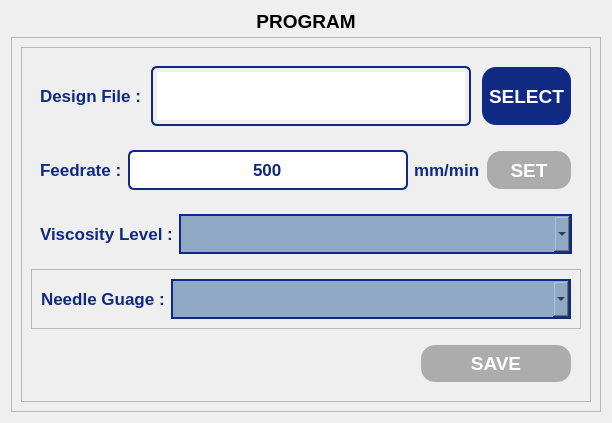
               <widget class="QWidget" name="programPage">
                <layout class="QVBoxLayout" name="verticalLayout_16">
                 <item>
                  <widget class="QLabel" name="page2Label">
                   <property name="minimumSize">
                    <size>
                     <width>0</width>
                     <height>20</height>
                    </size>
                   </property>
                   <property name="maximumSize">
                    <size>
                     <width>16777215</width>
                     <height>20</height>
                    </size>
                   </property>
                   <property name="font">
                    <font>
                     <pointsize>14</pointsize>
                     <bold>true</bold>
                    </font>
                   </property>
                   <property name="text">
                    <string>PROGRAM</string>
                   </property>
                   <property name="alignment">
                    <set>Qt::AlignmentFlag::AlignCenter</set>
                   </property>
                  </widget>
                 </item>
                 <item>
                  <widget class="QFrame" name="programFrame">
                   <property name="frameShape">
                    <enum>QFrame::Shape::StyledPanel</enum>
                   </property>
                   <property name="frameShadow">
                    <enum>QFrame::Shadow::Raised</enum>
                   </property>
                   <layout class="QVBoxLayout" name="verticalLayout_27" stretch="0">
                    <item>
                     <widget class="QFrame" name="progFrame">
                      <property name="frameShape">
                       <enum>QFrame::Shape::StyledPanel</enum>
                      </property>
                      <property name="frameShadow">
                       <enum>QFrame::Shadow::Raised</enum>
                      </property>
                      <layout class="QVBoxLayout" name="verticalLayout_28">
                       <item>
                        <widget class="QWidget" name="widget_10" native="true">
                         <layout class="QHBoxLayout" name="horizontalLayout_32" stretch="1,2,1">
                          <property name="spacing">
                           <number>10</number>
                          </property>
                          <property name="leftMargin">
                           <number>9</number>
                          </property>
                          <item>
                           <widget class="QLabel" name="label_8">
                            <property name="minimumSize">
                             <size>
                              <width>0</width>
                              <height>0</height>
                             </size>
                            </property>
                            <property name="maximumSize">
                             <size>
                              <width>120</width>
                              <height>16777215</height>
                             </size>
                            </property>
                            <property name="font">
                             <font>
                              <pointsize>13</pointsize>
                              <bold>true</bold>
                             </font>
                            </property>
                            <property name="styleSheet">
                             <string notr="true">QLabel {
    color: rgb(16, 42, 131);
}</string>
                            </property>
                            <property name="text">
                             <string>Design File :</string>
                            </property>
                           </widget>
                          </item>
                          <item>
                           <widget class="QTextEdit" name="pgmfileTextEdit">
                            <property name="sizePolicy">
                             <sizepolicy hsizetype="Expanding" vsizetype="Expanding">
                              <horstretch>0</horstretch>
                              <verstretch>0</verstretch>
                             </sizepolicy>
                            </property>
                            <property name="minimumSize">
                             <size>
                              <width>320</width>
                              <height>0</height>
                             </size>
                            </property>
                            <property name="maximumSize">
                             <size>
                              <width>16777215</width>
                              <height>60</height>
                             </size>
                            </property>
                            <property name="font">
                             <font>
                              <pointsize>13</pointsize>
                              <bold>true</bold>
                             </font>
                            </property>
                            <property name="styleSheet">
                             <string notr="true">QTextEdit {
    border: 2px solid #102a83;
    border-radius: 6px;       /* Optional: for rounded corners */
    padding: 4px;             /* Optional: inner spacing */
    color: #102a83;           /* Text color inside the line edit */
}</string>
                            </property>
                            <property name="lineWrapMode">
                             <enum>QTextEdit::LineWrapMode::NoWrap</enum>
                            </property>
                            <property name="readOnly">
                             <bool>true</bool>
                            </property>
                           </widget>
                          </item>
                          <item>
                           <widget class="QPushButton" name="pgmfilePushButton">
                            <property name="sizePolicy">
                             <sizepolicy hsizetype="Expanding" vsizetype="Expanding">
                              <horstretch>0</horstretch>
                              <verstretch>0</verstretch>
                             </sizepolicy>
                            </property>
                            <property name="maximumSize">
                             <size>
                              <width>350</width>
                              <height>60</height>
                             </size>
                            </property>
                            <property name="font">
                             <font>
                              <pointsize>14</pointsize>
                              <bold>true</bold>
                             </font>
                            </property>
                            <property name="styleSheet">
                             <string notr="true">QPushButton {
	color: rgb(255, 255, 255);	
	background-color: rgb(16, 42, 131);
	border-color: transparent;
	border-style: outset;
	border-radius: 15px;
	border-width: 2px;
	padding: 6px;
}

QPushButton:hover {
	color: rgb(16, 42, 131);
	background-color: rgb(167, 198, 229);
	border-color: rgb(16, 42, 131);
}

QPushButton:disabled {
	background-color: rgb(172, 172, 172);
}</string>
                            </property>
                            <property name="text">
                             <string>SELECT</string>
                            </property>
                           </widget>
                          </item>
                         </layout>
                        </widget>
                       </item>
                       <item>
                        <widget class="QWidget" name="widget_4" native="true">
                         <layout class="QHBoxLayout" name="horizontalLayout_41">
                          <item>
                           <widget class="QLabel" name="label_13">
                            <property name="maximumSize">
                             <size>
                              <width>130</width>
                              <height>16777215</height>
                             </size>
                            </property>
                            <property name="font">
                             <font>
                              <pointsize>13</pointsize>
                              <bold>true</bold>
                             </font>
                            </property>
                            <property name="styleSheet">
                             <string notr="true">QLabel {
    color: rgb(16, 42, 131);
}</string>
                            </property>
                            <property name="text">
                             <string>Feedrate :</string>
                            </property>
                           </widget>
                          </item>
                          <item>
                           <widget class="QLineEdit" name="pgmfeedLineEdit">
                            <property name="sizePolicy">
                             <sizepolicy hsizetype="Expanding" vsizetype="Expanding">
                              <horstretch>0</horstretch>
                              <verstretch>0</verstretch>
                             </sizepolicy>
                            </property>
                            <property name="minimumSize">
                             <size>
                              <width>280</width>
                              <height>40</height>
                             </size>
                            </property>
                            <property name="maximumSize">
                             <size>
                              <width>16777215</width>
                              <height>60</height>
                             </size>
                            </property>
                            <property name="font">
                             <font>
                              <pointsize>13</pointsize>
                              <bold>true</bold>
                             </font>
                            </property>
                            <property name="styleSheet">
                             <string notr="true">QLineEdit {
    border: 2px solid #102a83;
    border-radius: 6px;       /* Optional: for rounded corners */
    padding: 4px;             /* Optional: inner spacing */
    color: #102a83;           /* Text color inside the line edit */
}
</string>
                            </property>
                            <property name="text">
                             <string>500</string>
                            </property>
                            <property name="alignment">
                             <set>Qt::AlignmentFlag::AlignCenter</set>
                            </property>
                           </widget>
                          </item>
                          <item>
                           <widget class="QLabel" name="label_14">
                            <property name="minimumSize">
                             <size>
                              <width>0</width>
                              <height>0</height>
                             </size>
                            </property>
                            <property name="font">
                             <font>
                              <pointsize>13</pointsize>
                              <bold>true</bold>
                             </font>
                            </property>
                            <property name="styleSheet">
                             <string notr="true">QLabel {
    color: rgb(16, 42, 131);
}</string>
                            </property>
                            <property name="text">
                             <string>mm/min</string>
                            </property>
                           </widget>
                          </item>
                          <item>
                           <widget class="QPushButton" name="pgmfeedPushButton">
                            <property name="enabled">
                             <bool>false</bool>
                            </property>
                            <property name="sizePolicy">
                             <sizepolicy hsizetype="Expanding" vsizetype="Expanding">
                              <horstretch>0</horstretch>
                              <verstretch>0</verstretch>
                             </sizepolicy>
                            </property>
                            <property name="maximumSize">
                             <size>
                              <width>180</width>
                              <height>60</height>
                             </size>
                            </property>
                            <property name="font">
                             <font>
                              <pointsize>14</pointsize>
                              <bold>true</bold>
                             </font>
                            </property>
                            <property name="styleSheet">
                             <string notr="true">QPushButton {
	color: rgb(255, 255, 255);	
	background-color: rgb(16, 42, 131);
	border-color: transparent;
	border-style: outset;
	border-radius: 15px;
	border-width: 2px;
	padding: 6px;
}

QPushButton:hover {
	color: rgb(16, 42, 131);
	background-color: rgb(167, 198, 229);
	border-color: rgb(16, 42, 131);
}

QPushButton:disabled {
	background-color: rgb(172, 172, 172);
}</string>
                            </property>
                            <property name="text">
                             <string>SET</string>
                            </property>
                           </widget>
                          </item>
                         </layout>
                        </widget>
                       </item>
                       <item>
                        <widget class="QFrame" name="frame_12">
                         <layout class="QHBoxLayout" name="horizontalLayout_23" stretch="0,5">
                          <item>
                           <widget class="QLabel" name="label_25">
                            <property name="maximumSize">
                             <size>
                              <width>16777215</width>
                              <height>16777215</height>
                             </size>
                            </property>
                            <property name="font">
                             <font>
                              <pointsize>13</pointsize>
                              <bold>true</bold>
                             </font>
                            </property>
                            <property name="styleSheet">
                             <string notr="true">QLabel {
    color: rgb(16, 42, 131);
}</string>
                            </property>
                            <property name="text">
                             <string>Viscosity Level :</string>
                            </property>
                           </widget>
                          </item>
                          <item>
                           <widget class="QComboBox" name="viscositylevComboBox">
                            <property name="minimumSize">
                             <size>
                              <width>0</width>
                              <height>40</height>
                             </size>
                            </property>
                            <property name="maximumSize">
                             <size>
                              <width>16777215</width>
                              <height>60</height>
                             </size>
                            </property>
                            <property name="styleSheet">
                             <string notr="true">QComboBox {
	background-color: rgb(144, 170, 197);
    border: 2px solid rgb(16, 42, 131);
}

QComboBox QAbstractItemView {
	background-color: rgb(144, 170, 197);
	selection-background-color: #A0D0F0;
	color: rgb(16, 42, 131);
}</string>
                            </property>
                           </widget>
                          </item>
                         </layout>
                        </widget>
                       </item>
                       <item>
                        <widget class="QFrame" name="frame_3">
                         <property name="frameShape">
                          <enum>QFrame::Shape::StyledPanel</enum>
                         </property>
                         <property name="frameShadow">
                          <enum>QFrame::Shadow::Raised</enum>
                         </property>
                         <layout class="QHBoxLayout" name="horizontalLayout_51" stretch="0,5">
                          <item>
                           <widget class="QLabel" name="label_26">
                            <property name="maximumSize">
                             <size>
                              <width>16777215</width>
                              <height>16777215</height>
                             </size>
                            </property>
                            <property name="font">
                             <font>
                              <pointsize>13</pointsize>
                              <bold>true</bold>
                             </font>
                            </property>
                            <property name="styleSheet">
                             <string notr="true">QLabel {
    color: rgb(16, 42, 131);
}</string>
                            </property>
                            <property name="text">
                             <string>Needle Guage :</string>
                            </property>
                           </widget>
                          </item>
                          <item>
                           <widget class="QComboBox" name="needleguageComboBox">
                            <property name="minimumSize">
                             <size>
                              <width>0</width>
                              <height>40</height>
                             </size>
                            </property>
                            <property name="maximumSize">
                             <size>
                              <width>16777215</width>
                              <height>60</height>
                             </size>
                            </property>
                            <property name="styleSheet">
                             <string notr="true">QComboBox {
	background-color: rgb(144, 170, 197);
    border: 2px solid rgb(16, 42, 131);
}

QComboBox QAbstractItemView {
	background-color: rgb(144, 170, 197);
	selection-background-color: #A0D0F0;
	color: rgb(16, 42, 131);
}</string>
                            </property>
                           </widget>
                          </item>
                         </layout>
                        </widget>
                       </item>
                       <item>
                        <widget class="QWidget" name="widget_11" native="true">
                         <layout class="QHBoxLayout" name="horizontalLayout_49" stretch="5,2">
                          <item>
                           <spacer name="horizontalSpacer_5">
                            <property name="orientation">
                             <enum>Qt::Orientation::Horizontal</enum>
                            </property>
                            <property name="sizeHint" stdset="0">
                             <size>
                              <width>379</width>
                              <height>20</height>
                             </size>
                            </property>
                           </spacer>
                          </item>
                          <item>
                           <widget class="QPushButton" name="pgmsavePushButton">
                            <property name="enabled">
                             <bool>false</bool>
                            </property>
                            <property name="sizePolicy">
                             <sizepolicy hsizetype="Expanding" vsizetype="Expanding">
                              <horstretch>0</horstretch>
                              <verstretch>0</verstretch>
                             </sizepolicy>
                            </property>
                            <property name="maximumSize">
                             <size>
                              <width>16777215</width>
                              <height>60</height>
                             </size>
                            </property>
                            <property name="font">
                             <font>
                              <pointsize>14</pointsize>
                              <bold>true</bold>
                             </font>
                            </property>
                            <property name="styleSheet">
                             <string notr="true">QPushButton {
	color: rgb(255, 255, 255);	
	background-color: rgb(16, 42, 131);
	border-color: transparent;
	border-style: outset;
	border-radius: 15px;
	border-width: 2px;
	padding: 6px;
}

QPushButton:hover {
	color: rgb(16, 42, 131);
	background-color: rgb(167, 198, 229);
	border-color: rgb(16, 42, 131);
}

QPushButton:disabled {
	background-color: rgb(172, 172, 172);
}</string>
                            </property>
                            <property name="text">
                             <string>SAVE</string>
                            </property>
                           </widget>
                          </item>
                         </layout>
                        </widget>
                       </item>
                      </layout>
                     </widget>
                    </item>
                   </layout>
                  </widget>
                 </item>
                </layout>
               </widget>
